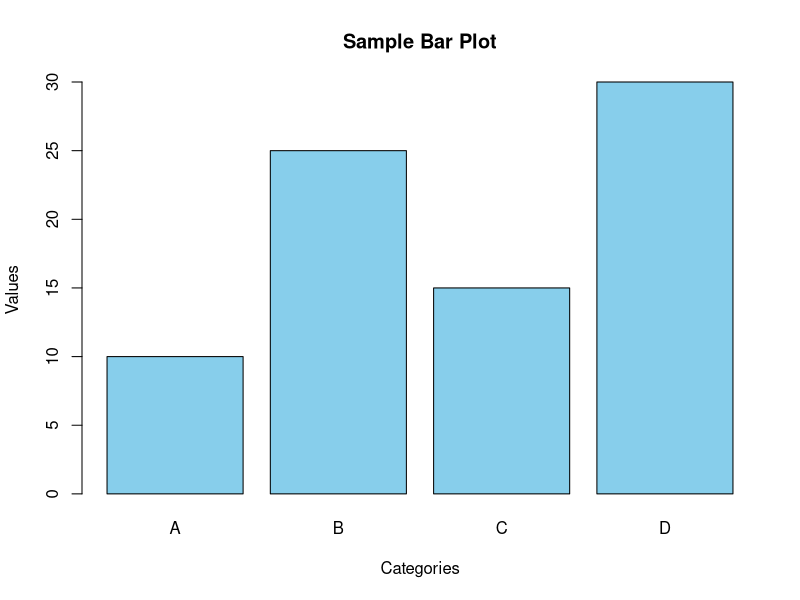

Source code (R):
# R script to generate a bar plot and save it
# This script will be saved with a random name

# Define data for the bar plot
categories <- c("A", "B", "C", "D")
values <- c(10, 25, 15, 30)

# Create the bar plot
barplot(values, 
        names.arg = categories,
        main = "Sample Bar Plot",
        xlab = "Categories",
        ylab = "Values",
        col = "skyblue",
        border = "black")

# Save the plot as a PNG file
# The `dev.copy` and `dev.off` functions can be used to save the current plot device.
# However, to save the *generation code* as requested, we just need to create this script file.
# The actual execution and saving of the plot image would happen when this script is run.
# For the purpose of this task, saving the script itself is sufficient based on the request.
